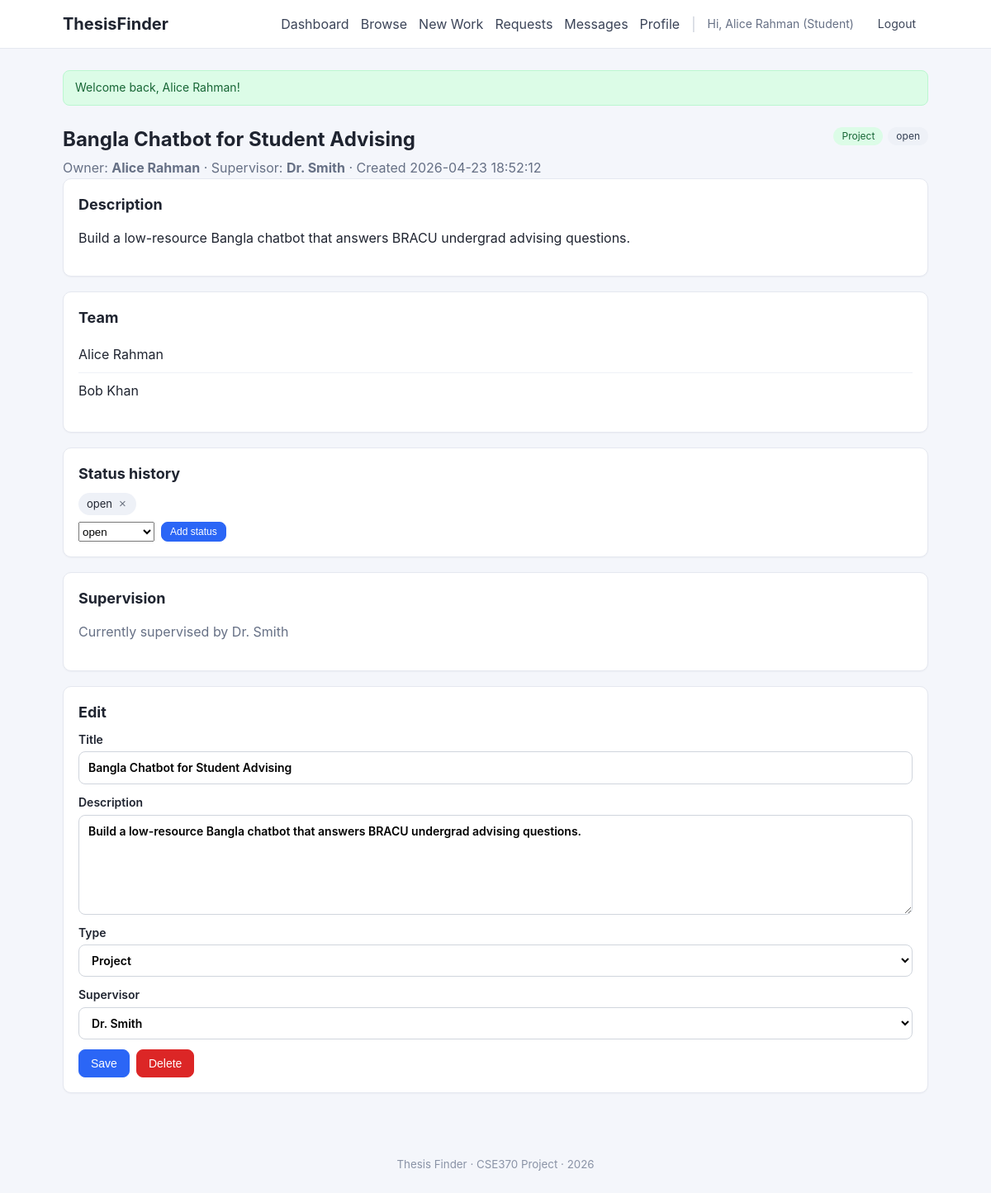
Screenshot of /projects/view.php?id=1 (signed in) with the database file from the repository.
### tables this page shows
CREATE TABLE work (
    project_id    INT AUTO_INCREMENT PRIMARY KEY,
    title         VARCHAR(200) NOT NULL,
    description   TEXT,
    owner_id      INT NOT NULL,
    created_at    DATETIME NOT NULL DEFAULT CURRENT_TIMESTAMP,
    supervisor_id INT DEFAULT NULL,
    thesis_flag   TINYINT(1) NOT NULL DEFAULT 0,
    project_flag  TINYINT(1) NOT NULL DEFAULT 0,
    CONSTRAINT fk_work_owner      FOREIGN KEY (owner_id)      REFERENCES user(id)         ON DELETE CASCADE,
    CONSTRAINT fk_work_supervisor FOREIGN KEY (supervisor_id) REFERENCES teacher(user_id) ON DELETE SET NULL
);

CREATE TABLE user (
    id              INT AUTO_INCREMENT PRIMARY KEY,
    email           VARCHAR(120) NOT NULL UNIQUE,
    password        VARCHAR(255) NOT NULL,
    name            VARCHAR(120) NOT NULL,
    student_flag    TINYINT(1) NOT NULL DEFAULT 0,
    teacher_flag    TINYINT(1) NOT NULL DEFAULT 0,
    created_at      DATETIME NOT NULL DEFAULT CURRENT_TIMESTAMP
);

### includes/auth.php (called while the page is built, shortened)
<?php
function current_user_id(): ?int {
    return $_SESSION['user_id'] ?? null;
}
function is_teacher(): bool {
    return !empty($_SESSION['teacher_flag']);
}
function h(?string $s): string {
    return htmlspecialchars((string)$s, ENT_QUOTES | ENT_SUBSTITUTE, 'UTF-8');
}

### projects/view.php (the view, shortened to what this page needs)
<?php
require_once __DIR__ . '/../config/db.php';
require_once __DIR__ . '/../includes/auth.php';
$uid = current_user_id();
$pid = (int)($_GET['id'] ?? 0);
$q = $conn->prepare('SELECT w.*, u.name AS owner_name, t.name AS supervisor_name FROM work w JOIN user u ON u.id = w.owner_id LEFT JOIN user t ON t.id = w.supervisor_id WHERE w.project_id = ?');
$q->bind_param('i', $pid); $q->execute();
$w = $q->get_result()->fetch_assoc(); $q->close();
$is_owner      = ((int)$w['owner_id']      === $uid);
$is_supervisor = ((int)$w['supervisor_id'] === $uid);
$q = $conn->prepare('SELECT w.*, u.name AS owner_name, t.name AS supervisor_name FROM work w JOIN user u ON u.id = w.owner_id LEFT JOIN user t ON t.id = w.supervisor_id WHERE w.project_id = ?');
$q->bind_param('i', $pid); $q->execute();
$w = $q->get_result()->fetch_assoc(); $q->close();
$ss = $conn->prepare('SELECT project_status FROM project_status WHERE project_id = ? ORDER BY project_status');
$ss->bind_param('i', $pid); $ss->execute();
$statuses = array_column($ss->get_result()->fetch_all(MYSQLI_ASSOC), 'project_status');
$js = $conn->prepare('SELECT u.id, u.name FROM student_join_project sjp JOIN user u ON u.id = sjp.id WHERE sjp.project_id = ? ORDER BY u.name');
$js->bind_param('i', $pid); $js->execute();
$joined = $js->get_result()->fetch_all(MYSQLI_ASSOC);
$tres = $conn->query("SELECT u.id, u.name FROM user u JOIN teacher t ON t.user_id = u.id ORDER BY u.name");
$teachers = $tres->fetch_all(MYSQLI_ASSOC);
$current_type = ($w['thesis_flag'] && $w['project_flag']) ? 'both' : ($w['thesis_flag'] ? 'thesis' : 'project');
require __DIR__ . '/../includes/header.php';
?>
<div class="page-head">
    <h1><?= h($w['title']) ?></h1>
    <div class="tags">
        <?php if ($w['project_flag']): ?><span class="tag tag-project">Project</span><?php endif; ?>
        <?php foreach ($statuses as $s): ?><span class="tag"><?= h($s) ?></span><?php endforeach; ?>
    </div>
</div>
<div class="muted">
    Owner: <strong><?= h($w['owner_name']) ?></strong>
    &middot; Supervisor: <strong><?= $w['supervisor_name'] ? h($w['supervisor_name']) : '-' ?></strong>
    &middot; Created <?= h($w['created_at']) ?>
</div>
<section class="card">
    <h2>Description</h2>
    <p><?= nl2br(h($w['description'] ?? '')) ?></p>
</section>
<section class="card">
    <h2>Team</h2>
    <?php if (!$joined): ?>
        <p class="muted">No students have joined yet.</p>
    <?php else: ?>
        <ul class="list">
            <?php foreach ($joined as $j): ?>
                <li><?= h($j['name']) ?></li>
            <?php endforeach; ?>
        </ul>
    <?php endif; ?>
</section>
<section class="card">
    <h2>Status history</h2>
    <ul class="chips">
        <?php foreach ($statuses as $s): ?>
            <li class="chip"><?= h($s) ?>
                <?php if ($is_owner || $is_supervisor): ?>
                    <form method="post" class="chip-del">
                        <button class="chip-x" title="Remove">&times;</button>
                    </form>
                <?php endif; ?>
            </li>
        <?php endforeach; ?>
    </ul>
    <?php if ($is_owner || $is_supervisor): ?>
        <form method="post" class="inline-add">
            <select name="status">
                <?php foreach (['open','in_progress','completed','closed'] as $s): ?>
                    <option value="<?= $s ?>"><?= $s ?></option>
                <?php endforeach; ?>
            </select>
            <button class="btn btn-sm btn-primary">Add status</button>
        </form>
    <?php endif; ?>
</section>
<section class="card">
    <h2>Supervision</h2>
    <?php if ($is_supervisor): ?>
        <form method="post"><input type="hidden" name="action" value="unsupervise"><button class="btn btn-danger btn-sm">Stop supervising</button></form>
    <?php elseif (is_teacher() && !$w['supervisor_id']): ?>
        <form method="post"><input type="hidden" name="action" value="supervise"><button class="btn btn-primary btn-sm">Take as supervisor</button></form>
    <?php else: ?>
        <p class="muted"><?= $w['supervisor_name'] ? 'Currently supervised by ' . h($w['supervisor_name']) : 'No supervisor assigned.' ?></p>
    <?php endif; ?>
</section>
<?php if ($is_owner): ?>
<section class="card">
    <h2>Edit</h2>
    <form method="post" class="form">
        <label>Title <input type="text" name="title" required value="<?= h($w['title']) ?>"></label>
        <label>Description <textarea name="description" rows="5"><?= h($w['description']) ?></textarea></label>
        <label>Type
            <select name="type">
                <option value="project" <?= $current_type==='project'?'selected':'' ?>>Project</option>
            </select>
        </label>
        <label>Supervisor
            <select name="supervisor_id">
                <?php foreach ($teachers as $t): ?>
                    <option value="<?= (int)$t['id'] ?>" <?= (int)$w['supervisor_id']===(int)$t['id']?'selected':'' ?>><?= h($t['name']) ?></option>
                <?php endforeach; ?>
            </select>
        </label>
        <div class="actions">
            <button class="btn btn-primary" type="submit">Save</button>
            <button class="btn btn-danger" type="submit" name="action" value="delete" onclick="return confirm('Delete this work? This cannot be undone.')">Delete</button>
        </div>
    </form>
</section>
<?php endif; ?>
<?php require __DIR__ . '/../includes/footer.php'; ?>

### assets/css/style.css (style rules this page uses)
* { box-sizing: border-box; }
html, body { margin: 0; padding: 0; }
body { font-family: -apple-system, BlinkMacSystemFont, "Segoe UI", Roboto, Helvetica, Arial, sans-serif; background: #f4f6fb; color: #1f2430; line-height: 1.45; }
.card { background: #fff; border: 1px solid #e5e8f0; border-radius: 10px; padding: 18px; margin-bottom: 18px; box-shadow: 0 1px 2px rgba(15,23,42,.04); }
h1 { font-size: 24px; margin: 14px 0 6px; }
h2 { font-size: 18px; margin: 0 0 10px; }
.btn { display: inline-block; padding: 8px 14px; border: 1px solid #d0d5dd; background: #fff; color: #1f2430; border-radius: 8px; cursor: pointer; font-size: 14px; text-decoration: none; transition: background .15s, border-color .15s; }
.btn-primary { background: #2b66f6; border-color: #2b66f6; color: #fff; }
.btn-danger { background: #dc2626; border-color: #dc2626; color: #fff; }
.btn-sm { padding: 4px 10px; font-size: 12px; }
.form label { display: block; margin-bottom: 12px; font-weight: 600; font-size: 14px; }
.form input[type="text"], .form input[type="email"], .form input[type="password"], .form input[type="number"], .form input[type="search"], .form select, .form textarea { display: block; width: 100%; padding: 9px 11px; margin-top: 4px; border: 1px solid #d0d5dd; border-radius: 8px; font: inherit; background: #fff; }
.form textarea { resize: vertical; }
.list { list-style: none; margin: 0; padding: 0; }
.list > li { padding: 10px 0; border-bottom: 1px solid #eef1f7; }
.list > li:last-child { border-bottom: none; }
.muted { color: #667085; }
.tags { display: inline-flex; gap: 6px; flex-wrap: wrap; margin-left: 6px; }
.tag { display: inline-block; padding: 2px 10px; font-size: 12px; background: #eef1f7; color: #344054; border-radius: 999px; }
.tag-project { background: #dcfce7; color: #166534; }
.chips { list-style: none; padding: 0; margin: 8px 0; display: flex; flex-wrap: wrap; gap: 6px; }
.chip { display: inline-flex; align-items: center; gap: 6px; background: #eef1f7; padding: 4px 10px; border-radius: 999px; font-size: 13px; }
.chip-del { display: inline; margin: 0; padding: 0; background: none; border: none; }
.chip-x { border: none; background: none; color: #6b7280; cursor: pointer; font-size: 15px; padding: 0 2px; }
.inline-add { display: flex; gap: 8px; margin-top: 6px; }
.page-head { display: flex; align-items: center; justify-content: space-between; flex-wrap: wrap; gap: 10px; margin-top: 10px; }
.actions { display: flex; gap: 8px; flex-wrap: wrap; margin-top: 10px; }

### rows the page displays
work: title "Bangla Chatbot for Student Advising", owner.name "Alice Rahman", user.name "Dr. Smith", created_at "2026-04-23 18:52:12", description "Build a low-resource Bangla chatbot that answers BRACU undergrad advising questions.", type "Project", supervisor_id "Dr. Smith"
user: name "Alice Rahman"
user: name "Bob Khan"

### other values shown
current_user_name() "Alice Rahman"
$succ "Welcome back, Alice Rahman!"
$s "open"
form field status "open"
